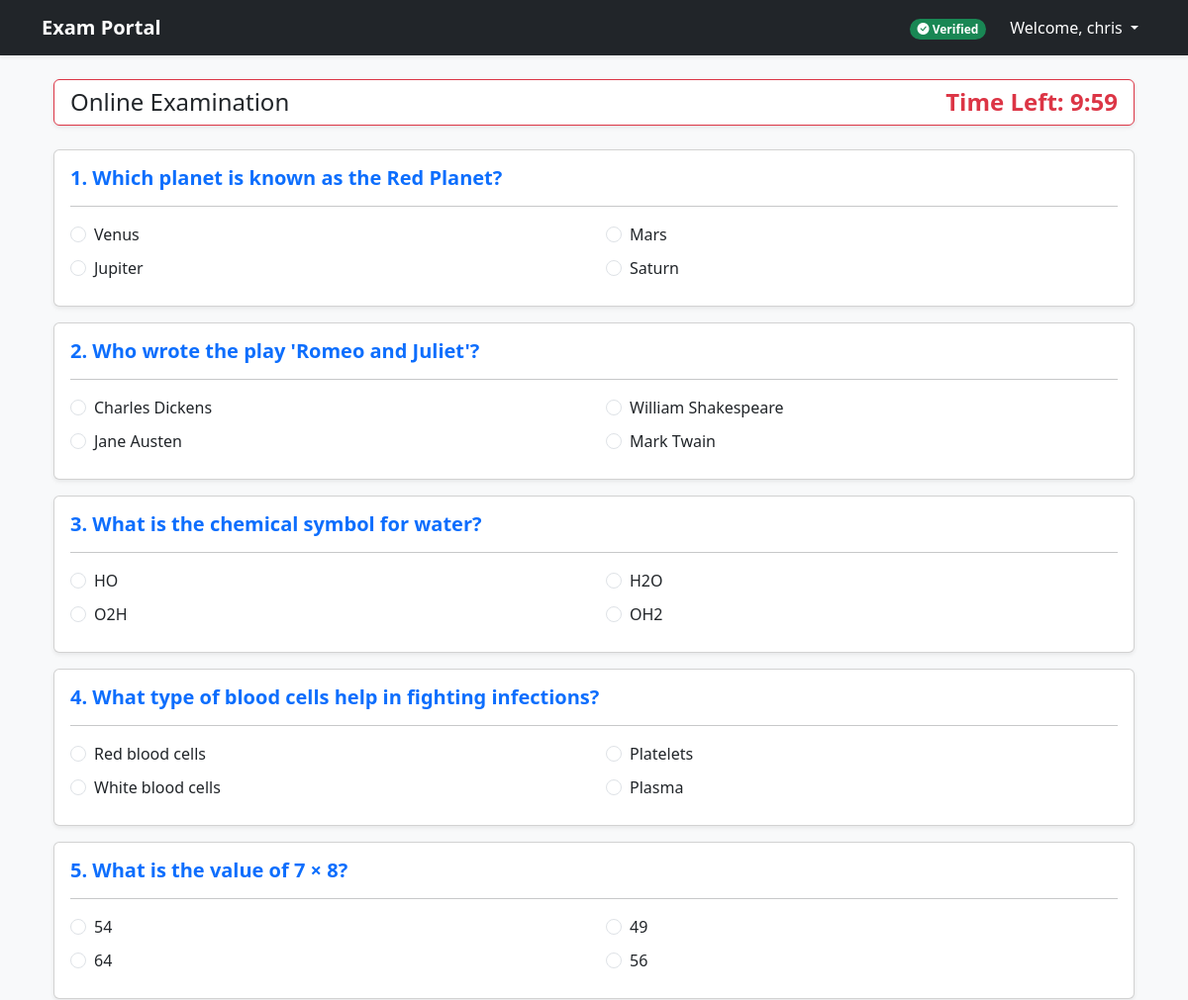
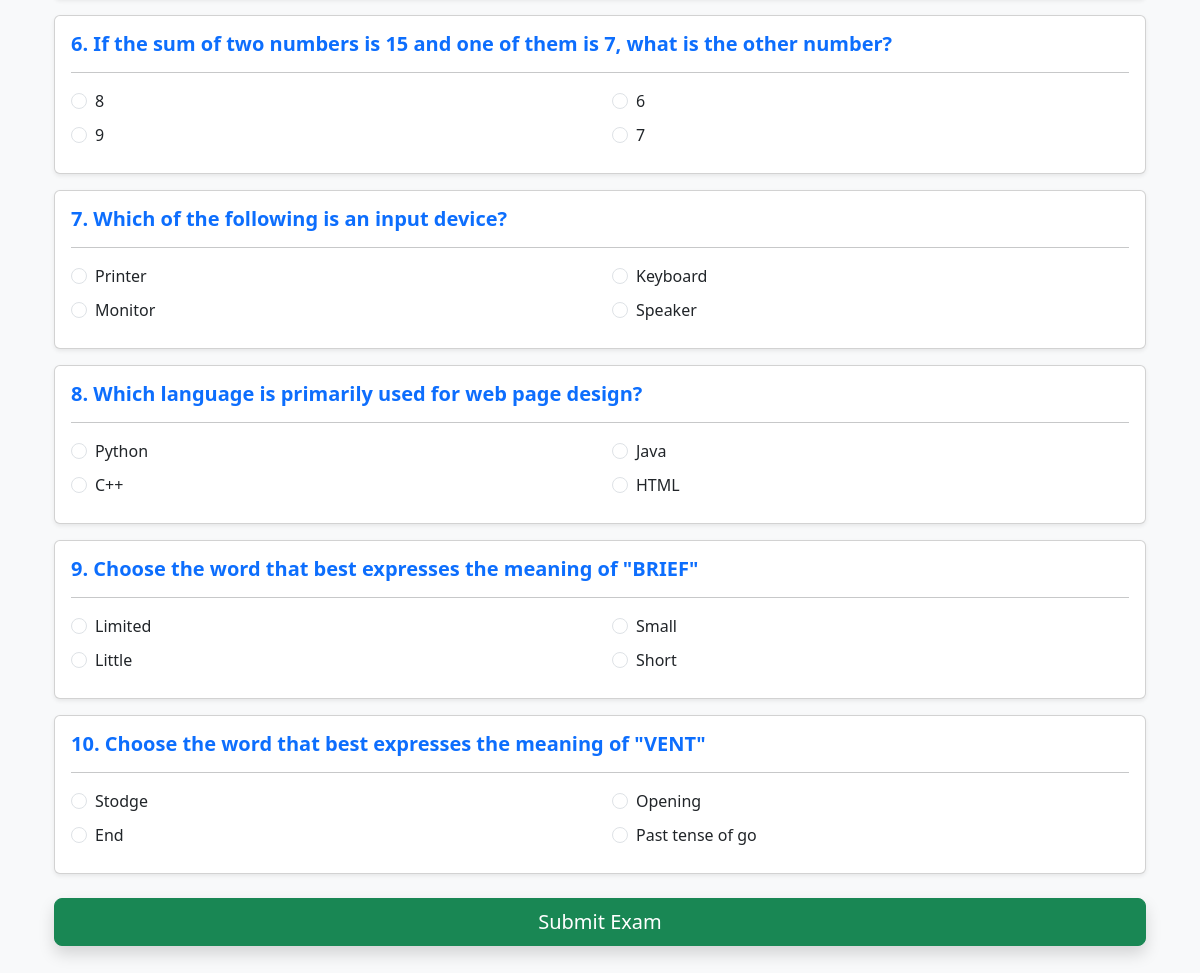
The page /exam/ (signed in) on the database its author committed (2 pictures, top to bottom).
### core/models.py (models this page shows, shortened)
class Question(models.Model):
    text = models.TextField() # Question text [cite: 62]
    option1 = models.CharField(max_length=200) # Multiple options [cite: 63]
    option2 = models.CharField(max_length=200)
    option3 = models.CharField(max_length=200)
    option4 = models.CharField(max_length=200)
    correct_answer = models.CharField(max_length=200) # Correct answer [cite: 64]

### core/views.py (the view, shortened to what this page needs)
# urls.py: path('exam/', views.exam_view, name='exam'),
@login_required
def exam_view(request):
    try:
        profile = StudentProfile.objects.get(user=request.user)
        if not profile.is_approved:
            results = Result.objects.filter(user=request.user).order_by('-exam_date')
            return render(request, 'dashboard.html', {
                'results': results,
                'error': 'Your account is pending verification. Please wait for Admin approval.'
            })
    except StudentProfile.DoesNotExist:
        messages.error(request, "Only registered students with profiles can take exams.")
        return redirect('dashboard')
    questions = Question.objects.all()
    return render(request, 'exam.html', {'questions': questions})

### core/context_processors.py (called while the page is built)
def student_status(request):
    if request.user.is_authenticated:
        try:
            profile = StudentProfile.objects.get(user=request.user)
            return {'is_verified': profile.is_approved}
        except StudentProfile.DoesNotExist:
            return {'is_verified': False}
    return {}

### core/templates/exam.html (shortened to what this page needs)
{% extends 'base.html' %}
{% block content %}
<div class="container mt-3">
    <div class="card border-danger mb-4 shadow-sm">
        <div class="card-body d-flex justify-content-between align-items-center py-2">
            <h4 class="text-dark mb-0">Online Examination</h4>
            <div class="h4 mb-0 text-danger fw-bold">
                Time Left: <span id="timer-text">10:00</span>
            </div>
        </div>
    </div>
    <form method="POST" action="{% url 'submit_exam' %}" id="examForm">
        {% for q in questions %}
        <div class="card mb-3 shadow-sm">
            <div class="card-body">
                <h5 class="card-title fw-bold text-primary">{{ forloop.counter }}. {{ q.text }}</h5>
                <hr>
                <div class="row">
                    <div class="col-md-6 mb-2">
                        <div class="form-check">
                            <input class="form-check-input" type="radio" name="question_{{ q.id }}"
                                value="{{ q.option1 }}" required>
                            <label class="form-check-label">{{ q.option1 }}</label>
                        </div>
                    </div>
                    <div class="col-md-6 mb-2">
                        <div class="form-check">
                            <input class="form-check-input" type="radio" name="question_{{ q.id }}"
                                value="{{ q.option2 }}">
                            <label class="form-check-label">{{ q.option2 }}</label>
                        </div>
                    </div>
                    <div class="col-md-6 mb-2">
                        <div class="form-check">
                            <input class="form-check-input" type="radio" name="question_{{ q.id }}"
                                value="{{ q.option3 }}">
                            <label class="form-check-label">{{ q.option3 }}</label>
                        </div>
                    </div>
                    <div class="col-md-6 mb-2">
                        <div class="form-check">
                            <input class="form-check-input" type="radio" name="question_{{ q.id }}"
                                value="{{ q.option4 }}">
                            <label class="form-check-label">{{ q.option4 }}</label>
                        </div>
                    </div>
                </div>
            </div>
        </div>
        {% endfor %}
        <div class="mt-4 mb-5">
            <button type="submit" class="btn btn-success btn-lg w-100 shadow">Submit Exam</button>
        </div>
    </form>
</div>
{% endblock %}

### core/templates/base.html (shortened to what this page needs)
<!DOCTYPE html>
<html lang="en">
<head>
    <link href="https://cdn.jsdelivr.net/npm/bootstrap@5.3.0/dist/css/bootstrap.min.css" rel="stylesheet">
    <link rel="stylesheet" href="https://cdn.jsdelivr.net/npm/bootstrap-icons@1.11.1/font/bootstrap-icons.css">
</head>
<body class="bg-light">
    <nav class="navbar navbar-expand-lg navbar-dark bg-dark shadow-sm mb-4">
        <div class="container">
            <a class="navbar-brand fw-bold" href="{% if user.is_authenticated %}{% url 'dashboard' %}{% else %}{% url 'login' %}{% endif %}">
                Exam Portal
            </a>
            <div class="collapse navbar-collapse" id="navbarNav">
                <ul class="navbar-nav ms-auto align-items-center">
                    {% if user.is_authenticated %}
                        {% if not user.is_staff %}
                        <li class="nav-item me-3">
                            {% if is_verified %}
                            <span class="badge rounded-pill bg-success">
                                <i class="bi bi-check-circle-fill"></i> Verified
                            </span>
                            {% else %}
                            <span class="badge rounded-pill bg-warning text-dark">
                                <i class="bi bi-exclamation-triangle-fill"></i> Pending Approval
                            </span>
                            {% endif %}
                        </li>
                        {% endif %}
                        <li class="nav-item dropdown">
                            <a class="nav-link dropdown-toggle text-white" href="#" id="userDropdown" role="button" data-bs-toggle="dropdown" aria-expanded="false">
                                Welcome, {{ user.username }} {% if user.is_staff %}(Administration{% endif %}
                            </a>
                        </li>
                    {% endif %}
                </ul>
            </div>
        </div>
    </nav>
    <div class="container mb-5">
        {% block content %}{% endblock %}
    </div>
</body>
</html>

### rows shown on the page
Question: text "Which planet is known as the Red Planet?", option1 "Venus", option2 "Mars", option3 "Jupiter", option4 "Saturn"
Question: text "Who wrote the play 'Romeo and Juliet'?", option1 "Charles Dickens", option2 "William Shakespeare", option3 "Jane Austen", option4 "Mark Twain"
Question: text "What is the chemical symbol for water?", option1 "HO", option2 "H2O", option3 "O2H", option4 "OH2"
Question: text "What type of blood cells help in fighting infections?", option1 "Red blood cells", option2 "Platelets", option3 "White blood cells", option4 "Plasma"
Question: text "What is the value of 7 × 8?", option1 "54", option2 "49", option3 "64", option4 "56"
Question: text "If the sum of two numbers is 15 and one of them is 7, what is the other number?", option1 "8", option2 "6", option3 "9", option4 "7"
Question: text "Which of the following is an input device?", option1 "Printer", option2 "Keyboard", option3 "Monitor", option4 "Speaker"
Question: text "Which language is primarily used for web page design?", option1 "Python", option2 "Java", option3 "C++", option4 "HTML"
Question: text "Choose the word that best expresses the meaning of \"BRIEF\"", option1 "Limited", option2 "Small", option3 "Little", option4 "Short"
Question: text "Choose the word that best expresses the meaning of \"VENT\"", option1 "Stodge", option2 "Opening", option3 "End", option4 "Past tense of go"

### other values the page prints
{{ user.username }} "chris"
